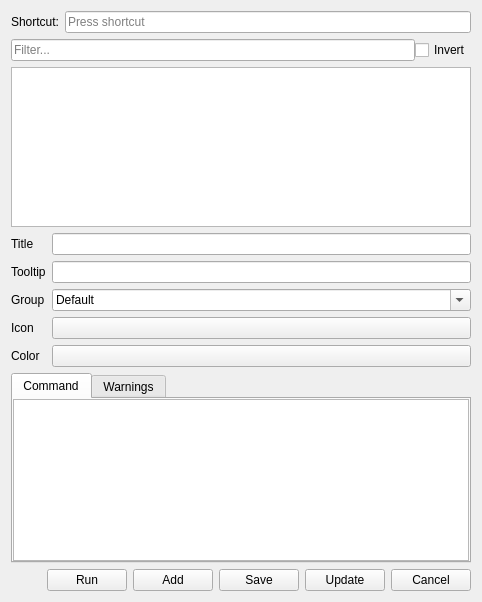
<?xml version="1.0" encoding="UTF-8"?>
<ui version="4.0">
 <class>QuickCommandsWidget</class>
 <widget class="QWidget" name="QuickCommandsWidget">
  <property name="geometry">
   <rect>
    <x>0</x>
    <y>0</y>
    <width>482</width>
    <height>602</height>
   </rect>
  </property>
  <property name="windowTitle">
   <string>Form</string>
  </property>
  <layout class="QVBoxLayout" name="verticalLayout_2">
   <item>
    <layout class="QHBoxLayout" name="horizontalLayout_3">
     <item>
      <widget class="QLabel" name="label_2">
       <property name="text">
        <string>Shortcut:</string>
       </property>
      </widget>
     </item>
     <item>
      <widget class="QKeySequenceEdit" name="keySequenceEdit"/>
     </item>
    </layout>
   </item>
   <item>
    <widget class="QWidget" name="filterWidget" native="true">
     <layout class="QHBoxLayout" name="horizontalLayout_2">
      <property name="spacing">
       <number>0</number>
      </property>
      <property name="leftMargin">
       <number>0</number>
      </property>
      <property name="topMargin">
       <number>0</number>
      </property>
      <property name="rightMargin">
       <number>0</number>
      </property>
      <property name="bottomMargin">
       <number>0</number>
      </property>
      <item>
       <widget class="QLineEdit" name="filterLine">
        <property name="placeholderText">
         <string>Filter...</string>
        </property>
       </widget>
      </item>
      <item>
       <widget class="QCheckBox" name="invertFilter">
        <property name="text">
         <string>Invert</string>
        </property>
       </widget>
      </item>
     </layout>
    </widget>
   </item>
   <item>
    <widget class="QTreeView" name="commandsTreeView">
     <property name="editTriggers">
      <set>QAbstractItemView::EditTrigger::NoEditTriggers</set>
     </property>
     <property name="headerHidden">
      <bool>true</bool>
     </property>
    </widget>
   </item>
   <item>
    <widget class="QWidget" name="commandsWidget" native="true">
     <layout class="QFormLayout" name="formLayout">
      <property name="horizontalSpacing">
       <number>6</number>
      </property>
      <property name="leftMargin">
       <number>0</number>
      </property>
      <property name="topMargin">
       <number>0</number>
      </property>
      <property name="rightMargin">
       <number>0</number>
      </property>
      <property name="bottomMargin">
       <number>0</number>
      </property>
      <item row="0" column="0">
       <widget class="QLabel" name="label">
        <property name="text">
         <string>Title</string>
        </property>
       </widget>
      </item>
      <item row="0" column="1">
       <widget class="QLineEdit" name="name"/>
      </item>
      <item row="1" column="0">
       <widget class="QLabel" name="label_3">
        <property name="text">
         <string>Tooltip</string>
        </property>
       </widget>
      </item>
      <item row="1" column="1">
       <widget class="QLineEdit" name="tooltip"/>
      </item>
      <item row="2" column="0">
       <widget class="QLabel" name="labelGroup">
        <property name="text">
         <string>Group</string>
        </property>
       </widget>
      </item>
      <item row="2" column="1">
       <widget class="QComboBox" name="group">
        <property name="editable">
         <bool>true</bool>
        </property>
        <item>
         <property name="text">
          <string>Default</string>
         </property>
        </item>
       </widget>
      </item>
      <item row="3" column="0">
       <widget class="QLabel" name="labelIcon">
        <property name="text">
         <string>Icon</string>
        </property>
       </widget>
      </item>
      <item row="3" column="1">
       <widget class="KIconButton" name="iconButton">
       </widget>
      </item>
      <item row="4" column="0">
       <widget class="QLabel" name="labelColor">
        <property name="text">
         <string>Color</string>
        </property>
       </widget>
      </item>
      <item row="4" column="1">
       <widget class="KColorButton" name="colorButton"/>
      </item>
     </layout>
    </widget>
   </item>
   <item>
    <widget class="QTabWidget" name="tabWidget">
     <property name="currentIndex">
      <number>0</number>
     </property>
     <widget class="QWidget" name="tab">
      <attribute name="title">
       <string>Command</string>
      </attribute>
      <layout class="QVBoxLayout" name="verticalLayout_3">
       <property name="spacing">
        <number>0</number>
       </property>
       <property name="leftMargin">
        <number>0</number>
       </property>
       <property name="topMargin">
        <number>0</number>
       </property>
       <property name="rightMargin">
        <number>0</number>
       </property>
       <property name="bottomMargin">
        <number>0</number>
       </property>
       <item>
        <widget class="QWidget" name="widget" native="true">
         <layout class="QVBoxLayout" name="verticalLayout">
          <property name="spacing">
           <number>0</number>
          </property>
          <property name="leftMargin">
           <number>0</number>
          </property>
          <property name="topMargin">
           <number>0</number>
          </property>
          <property name="rightMargin">
           <number>0</number>
          </property>
          <property name="bottomMargin">
           <number>0</number>
          </property>
          <item>
           <widget class="QPlainTextEdit" name="command">
            <property name="plainText">
             <string notr="true"/>
            </property>
           </widget>
          </item>
         </layout>
        </widget>
       </item>
      </layout>
     </widget>
     <widget class="QWidget" name="tab_2">
      <attribute name="title">
       <string>Warnings</string>
      </attribute>
      <layout class="QVBoxLayout" name="verticalLayout_4">
       <property name="spacing">
        <number>0</number>
       </property>
       <property name="leftMargin">
        <number>0</number>
       </property>
       <property name="topMargin">
        <number>0</number>
       </property>
       <property name="rightMargin">
        <number>0</number>
       </property>
       <property name="bottomMargin">
        <number>0</number>
       </property>
       <item>
        <widget class="QPlainTextEdit" name="warning"/>
       </item>
      </layout>
     </widget>
    </widget>
   </item>
   <item>
    <layout class="QHBoxLayout" name="horizontalLayout">
     <item>
      <spacer name="horizontalSpacer">
       <property name="orientation">
        <enum>Qt::Orientation::Horizontal</enum>
       </property>
       <property name="sizeHint" stdset="0">
        <size>
         <width>40</width>
         <height>20</height>
        </size>
       </property>
      </spacer>
     </item>
     <item>
      <widget class="QPushButton" name="btnRun">
       <property name="text">
        <string>Run</string>
       </property>
       <property name="icon">
        <iconset theme="system-run"/>
       </property>
      </widget>
     </item>
     <item>
      <widget class="QPushButton" name="btnAdd">
       <property name="text">
        <string>Add</string>
       </property>
       <property name="icon">
        <iconset theme="list-add"/>
       </property>
      </widget>
     </item>
     <item>
      <widget class="QPushButton" name="btnSave">
       <property name="text">
        <string>Save</string>
       </property>
       <property name="icon">
        <iconset theme="document-save"/>
       </property>
      </widget>
     </item>
     <item>
      <widget class="QPushButton" name="btnUpdate">
       <property name="text">
        <string>Update</string>
       </property>
       <property name="icon">
        <iconset theme="view-refresh"/>
       </property>
      </widget>
     </item>
     <item>
      <widget class="QPushButton" name="btnCancel">
       <property name="text">
        <string>Cancel</string>
       </property>
       <property name="icon">
        <iconset theme="dialog-cancel"/>
       </property>
      </widget>
     </item>
    </layout>
   </item>
  </layout>
 </widget>
 <customwidgets>
  <customwidget>
   <class>KColorButton</class>
   <extends>QPushButton</extends>
   <header>kcolorbutton.h</header>
  </customwidget>
  <customwidget>
   <class>KIconButton</class>
   <extends>QPushButton</extends>
   <header>kiconbutton.h</header>
  </customwidget>
 </customwidgets>
 <resources/>
 <connections/>
</ui>
